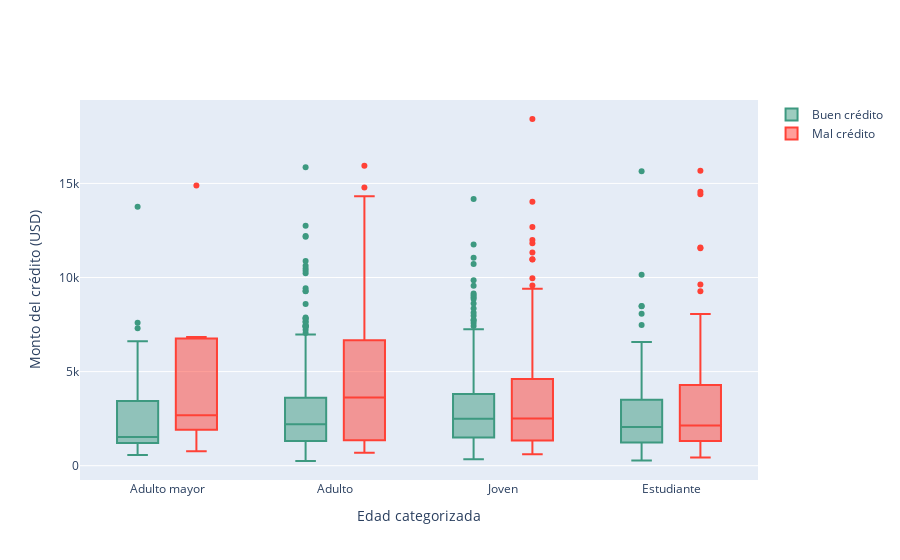

Write notebook code for a chart like this one.
### Code cell
# go graphical objects, Box de boxplot
trace0 = go.Box(
    y=df_good["Credit amount"],
    x=df_good["Age_cat"],
    name='Buen crédito',
    marker=dict(
        color='#3D9980'
    )
)

trace1 = go.Box(
    y=df_bad['Credit amount'],
    x=df_bad['Age_cat'],
    name='Mal crédito',
    marker=dict(
        color='#FF4136'
    )
)
    
data = [trace0, trace1]

layout = go.Layout(
    yaxis=dict(
        title='Monto del crédito (USD)',
        zeroline=False
    ),
    xaxis=dict(
        title='Edad categorizada'
    ),
    boxmode='group'
)
fig = go.Figure(data=data, layout=layout)

py.iplot(fig, filename='box-age-cat')

### Figure 1 — Plotly figure (JSON) as saved in the notebook; plotly's stock layout.template omitted (floating-point values rounded to 4 significant figures; data arrays with more than 128 entries replaced by an {"elided": "..."} marker saying what was removed)
{"data": [{"marker": {"color": "#3D9980"}, "name": "Buen crédito", "type": "box", "x": {"elided": "700 str values"}, "y": {"elided": "700 int values"}}, {"marker": {"color": "#FF4136"}, "name": "Mal crédito", "type": "box", "x": {"elided": "300 str values"}, "y": {"elided": "300 int values"}}], "layout": {"boxmode": "group", "xaxis": {"title": {"text": "Edad categorizada"}}, "yaxis": {"title": {"text": "Monto del crédito (USD)"}, "zeroline": false}}}
